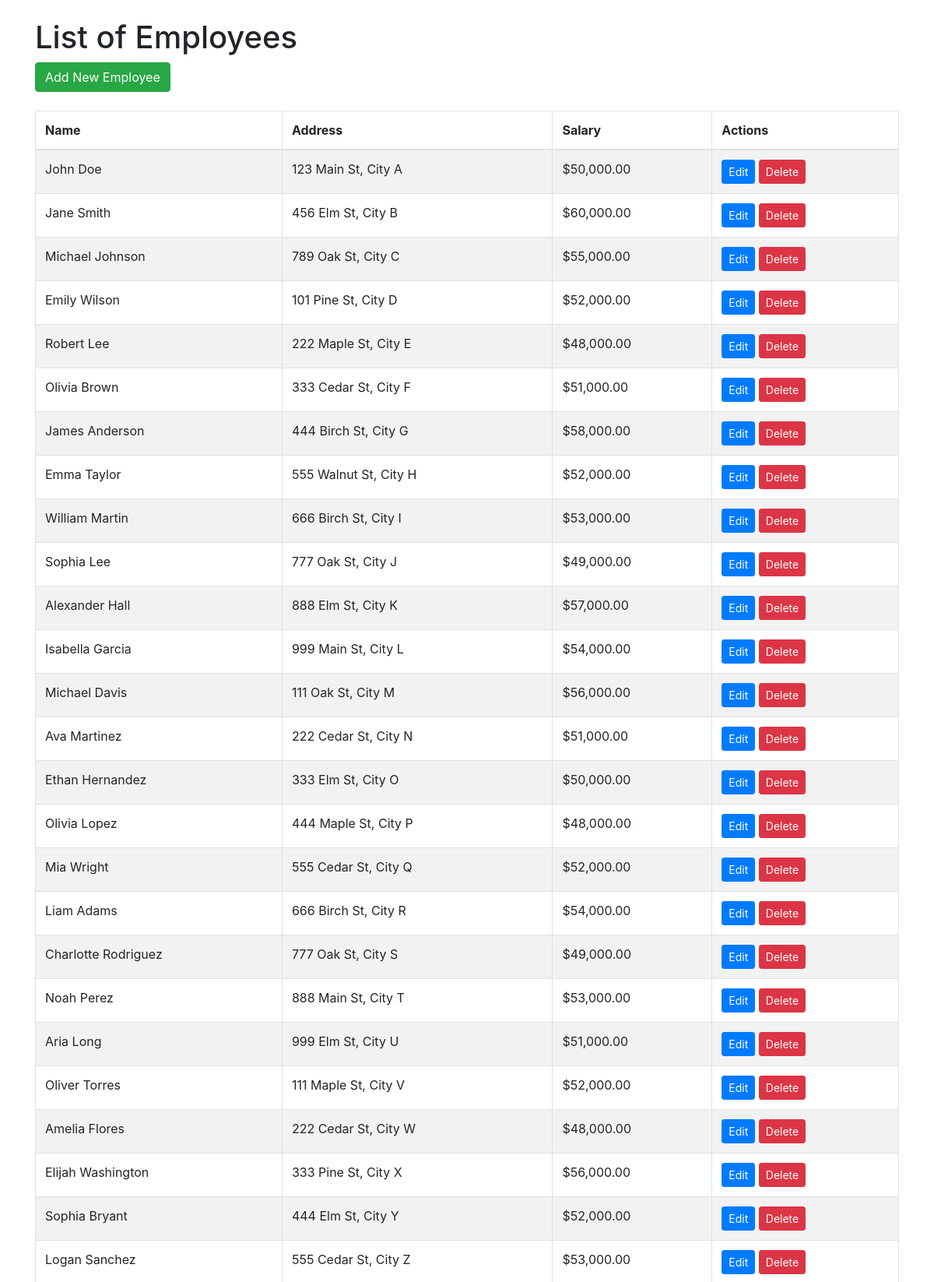
The page / (upper part) on the database its author committed.
### tables this page shows
CREATE TABLE IF NOT EXISTS employees (
    id INT AUTO_INCREMENT PRIMARY KEY,
    name VARCHAR(100) NOT NULL,
    address VARCHAR(200) NOT NULL,
    salary DECIMAL(10, 2) NOT NULL
);

### controllers/EmployeeController.php (called while the page is built, shortened)
<?php
class EmployeeController
{
    public function listEmployees()
    {
        $db = new PDO('mysql:host=localhost;dbname=employee', 'root', '');
        $query = "SELECT * FROM employees";
        $stmt = $db->query($query);
        $employees = $stmt->fetchAll(PDO::FETCH_ASSOC);
        include dirname(__FILE__) . '/../views/list_employees.php';
    }
}
?>

### views/list_employees.php (the view, shortened to what this page needs)
<!DOCTYPE html>
<html>
<head>
    <link rel="stylesheet" href="https://maxcdn.bootstrapcdn.com/bootstrap/4.5.2/css/bootstrap.min.css">
</head>
<body>
    <div class="container">
        <h1 class="mt-4">List of Employees</h1>
        <p><a class="btn btn-success" href="index.php?action=add">Add New Employee</a></p>
        <table class="table table-striped table-bordered mt-4">
            <thead>
                <tr>
                    <th>Name</th>
                    <th>Address</th>
                    <th>Salary</th>
                    <th>Actions</th>
                </tr>
            </thead>
            <tbody>
                <?php foreach ($employees as $employee): ?>
                <tr>
                    <td><?php echo $employee['name']; ?></td>
                    <td><?php echo $employee['address']; ?></td>
                    <td>$<?php echo number_format($employee['salary'], 2); ?></td>
                    <td>
                        <a class="btn btn-primary btn-sm" href="index.php?action=edit&id=<?php echo $employee['id']; ?>">Edit</a>
                        <a class="btn btn-danger btn-sm" href="index.php?action=delete&id=<?php echo $employee['id']; ?>" onclick="return confirm('Are you sure you want to delete this employee?')">Delete</a>
                    </td>
                </tr>
                <?php endforeach; ?>
            </tbody>
        </table>
    </div>
</body>
</html>

### index.php (shortened to what this page needs)
<?php
require_once 'controllers/EmployeeController.php';
$controller = new EmployeeController();
if (isset($_GET['action'])) {
    $action = $_GET['action'];
} else {
    $action = 'list';
}
switch ($action) {
    case 'list':
        $controller->listEmployees();
        break;
}
?>

### rows shown on the page
employees: name "John Doe", address "123 Main St, City A", salary "50,000.00"
employees: name "Jane Smith", address "456 Elm St, City B", salary "60,000.00"
employees: name "Michael Johnson", address "789 Oak St, City C", salary "55,000.00"
employees: name "Emily Wilson", address "101 Pine St, City D", salary "52,000.00"
employees: name "Robert Lee", address "222 Maple St, City E", salary "48,000.00"
employees: name "Olivia Brown", address "333 Cedar St, City F", salary "51,000.00"
employees: name "James Anderson", address "444 Birch St, City G", salary "58,000.00"
employees: name "Emma Taylor", address "555 Walnut St, City H", salary "52,000.00"
employees: name "William Martin", address "666 Birch St, City I", salary "53,000.00"
employees: name "Sophia Lee", address "777 Oak St, City J", salary "49,000.00"
employees: name "Alexander Hall", address "888 Elm St, City K", salary "57,000.00"
employees: name "Isabella Garcia", address "999 Main St, City L", salary "54,000.00"
employees: name "Michael Davis", address "111 Oak St, City M", salary "56,000.00"
employees: name "Ava Martinez", address "222 Cedar St, City N", salary "51,000.00"
employees: name "Ethan Hernandez", address "333 Elm St, City O", salary "50,000.00"
employees: name "Olivia Lopez", address "444 Maple St, City P", salary "48,000.00"
employees: name "Mia Wright", address "555 Cedar St, City Q", salary "52,000.00"
employees: name "Liam Adams", address "666 Birch St, City R", salary "54,000.00"
employees: name "Charlotte Rodriguez", address "777 Oak St, City S", salary "49,000.00"
employees: name "Noah Perez", address "888 Main St, City T", salary "53,000.00"
employees: name "Aria Long", address "999 Elm St, City U", salary "51,000.00"
employees: name "Oliver Torres", address "111 Maple St, City V", salary "52,000.00"
employees: name "Amelia Flores", address "222 Cedar St, City W", salary "48,000.00"
employees: name "Elijah Washington", address "333 Pine St, City X", salary "56,000.00"
employees: name "Sophia Bryant", address "444 Elm St, City Y", salary "52,000.00"
employees: name "Logan Sanchez", address "555 Cedar St, City Z", salary "53,000.00"
